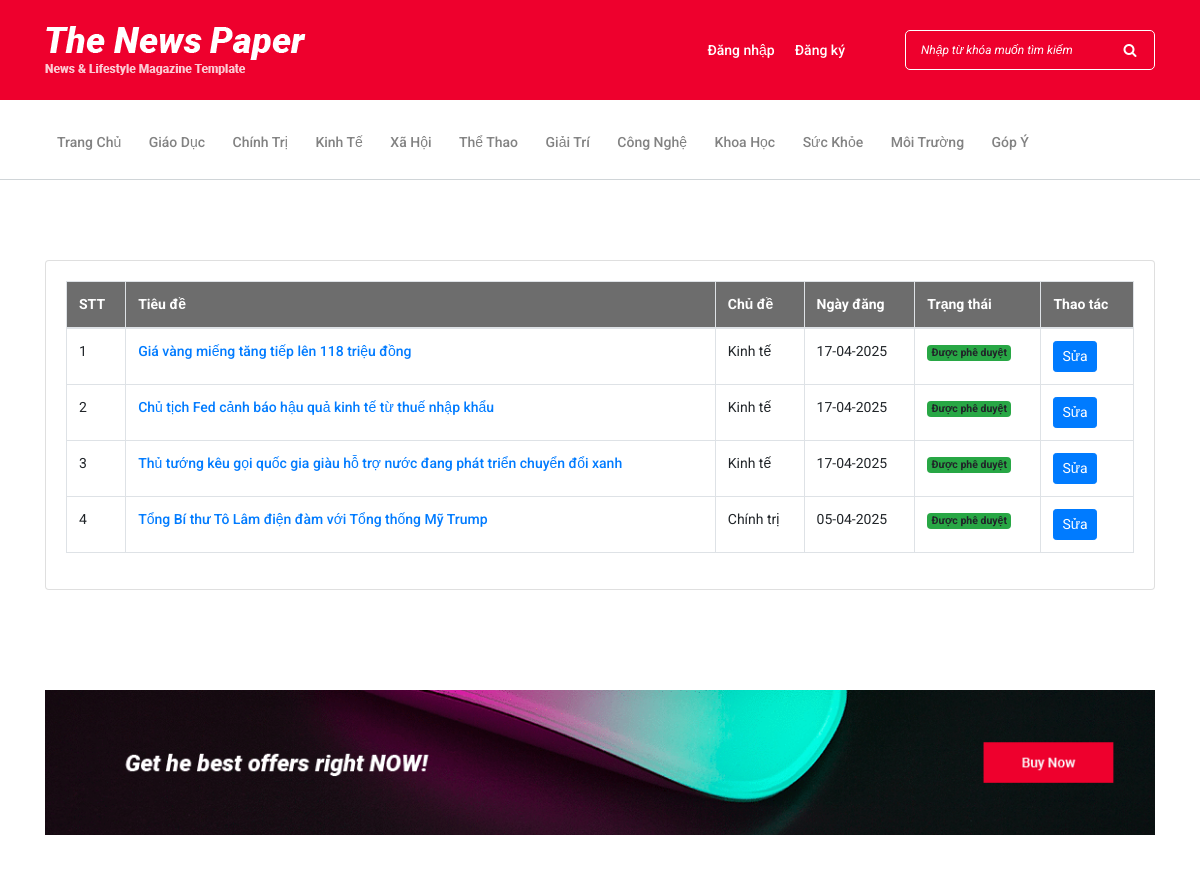
The app's page /user/danhsachbaiviet.php (signed in, upper part), older data.
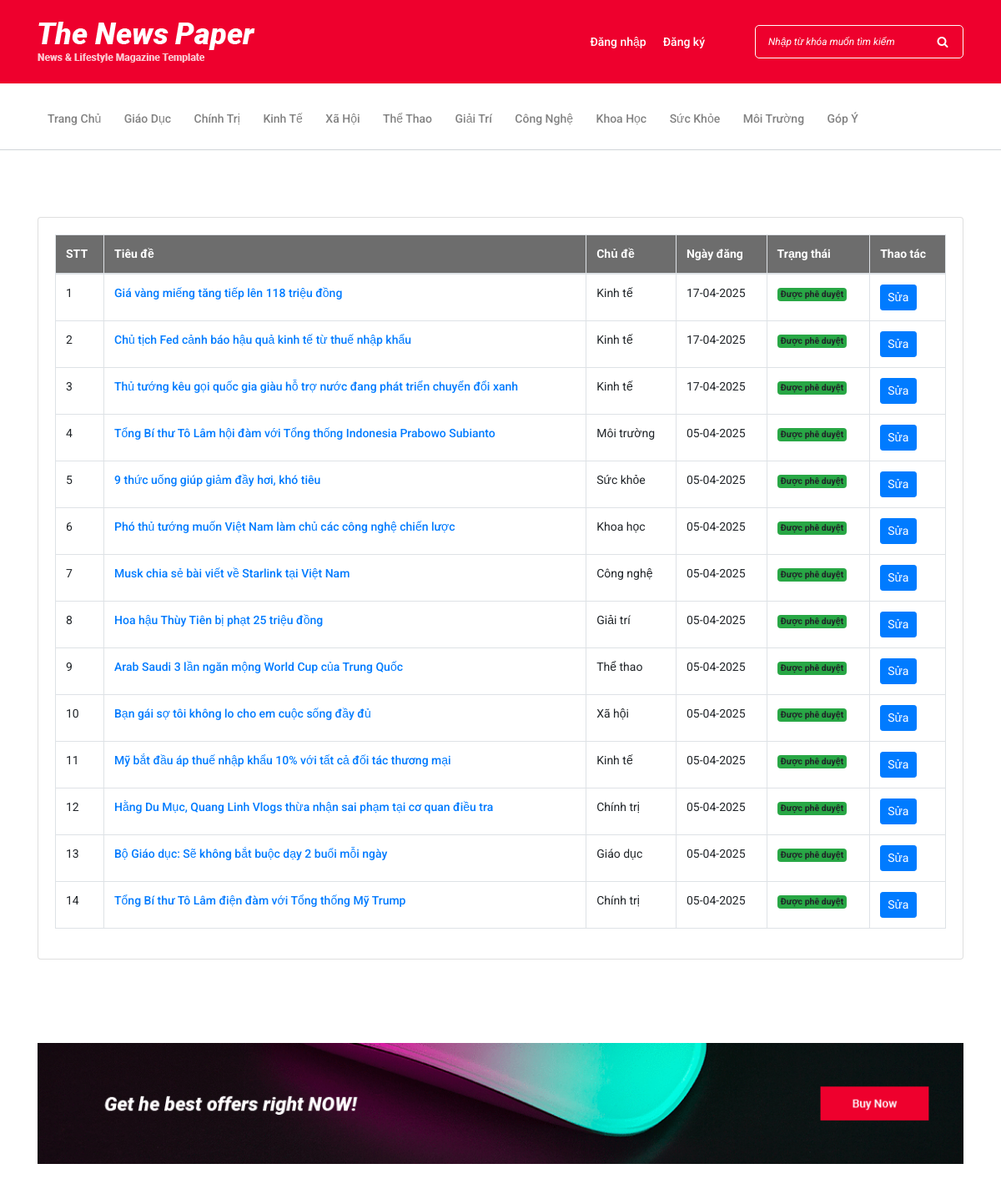
The same page, newer data.
### tables this page shows
CREATE TABLE `chude` (
  `id` int(11) NOT NULL,
  `ten` varchar(255) NOT NULL
);

CREATE TABLE `tintuc` (
  `id` int(11) NOT NULL,
  `chude_id` int(11) DEFAULT NULL,
  `tieude` varchar(255) NOT NULL,
  `anh` varchar(500) NOT NULL,
  `noidung` text DEFAULT NULL,
  `ngay` datetime NOT NULL DEFAULT current_timestamp(),
  `nguoidung_id` int(11) NOT NULL,
  `trangthai` int(11) DEFAULT 1
);

### user/danhsachbaiviet.php (the view, shortened to what this page needs)
<!DOCTYPE html>
<html lang="en">
  <head>
  <?php include('inc/head.php')?>
  </head>
  <body>
    <?php include('inc/header.php')?>
    <div class="popular-news-area section-padding-80-50">
  <div class="container">
    <div class="row justify-content-center">
      <div class="col-12">
        <div class="card">
          <div class="card-body">
            <table id="datatablesSimple" class="table table-bordered">
              <thead>
                <tr style="background-color : #6D6D6D; color: #fff;">
                  <th>STT</th>
                  <th>Tiêu đề</th>
                  <th>Chủ đề</th>
                  <th>Ngày đăng</th>
                  <th>Trạng thái</th>
                  <th>Thao tác</th>
                </tr>
              </thead>
              <tbody>
                <?php
                $userid = $_SESSION['id'];
                $query = "SELECT a.*, b.ten
          FROM tintuc a
          JOIN chude b ON a.chude_id = b.id
          JOIN nguoidung c ON a.nguoidung_id = c.id
          WHERE a.nguoidung_id = '$userid'
          ORDER BY a.id DESC";
                $result = mysqli_query($connect, $query);
                $stt = 1;
                while ($arUser = mysqli_fetch_array($result, MYSQLI_ASSOC)) {
                ?>
                <tr>
                  <td><?= $stt++ ?></td>
                  <td>
                    <a href="chitiet.php?id=<?= $arUser['id'] ?>" class="text-decoration-none text-primary" target="_blank">
    <?= htmlspecialchars($arUser['tieude']) ?>
</a>
                  </td>
                  <td><?= $arUser["ten"] ?></td>
                  <td><?= date("d-m-Y", strtotime($arUser["ngay"])) ?></td>
                  <td>
                      <?php if ($arUser["trangthai"] == 0): ?>
                          <span class="badge bg-warning text-dark">Chờ phê duyệt</span>
                      <?php else: ?>
                          <span class="badge bg-success">Được phê duyệt</span>
                      <?php endif; ?>
                  </td>
                  <td>
                    <a class="btn btn-sm btn-primary" href="chinhsuabaiviet.php?id=<?= $arUser['id'] ?>">Sửa</a>
                  </td>
                </tr>
                <?php } ?>
              </tbody>
            </table>
          </div>
        </div>
      </div>
    </div>
  </div>
</div>
    <?php include('inc/footer.php')?>
  </body>
</html>

### user/inc/header.php (shortened to what this page needs)
<?php
include('../admin/inc/connect.php');
?>
<header class="header-area">
<div class="top-header-area">
    <div class="container">
        <div class="row">
            <div class="col-12">
                <div class="top-header-content d-flex align-items-center justify-content-between">
                    <div class="logo">
                        <a href="index.php"><img src="img/core-img/logo.png" alt=""></a>
                    </div>
                    <div class="login-search-area d-flex align-items-center">
                        <?php if (empty($_SESSION['taikhoan'])) { ?>
                        <div class="login d-flex">
                            <a href="dangnhap.php">Đăng nhập</a>
                            <a href="dangnhap.php">Đăng ký</a>
                        </div>
                        <?php } ?>
                        <div class="search-form">
                            <form action="timkiem.php" method="post">
                                <input type="search" name="keyword" class="form-control" placeholder="Nhập từ khóa muốn tìm kiếm">
                                <button type="submit"><i class="fa fa-search" aria-hidden="true"></i></button>
                            </form>
                        </div>
                    </div>
                </div>
            </div>
        </div>
    </div>
</div>
<div class="newspaper-main-menu" id="stickyMenu">
    <div class="classy-nav-container breakpoint-off">
        <div class="container">
            <nav class="classy-navbar justify-content-between" id="newspaperNav">
                <div class="classy-menu">
                    <div class="classynav">
                        <ul>
                            <li ><a href="index.php">Trang chủ</a></li>
                            <?php
                            $chude = mysqli_query($connect, "SELECT * FROM chude");
                            while ($chudes = mysqli_fetch_array($chude, MYSQLI_ASSOC)) {
                            ?>
                            <li ><a href="chude.php?id=<?php echo $chudes['id'] ?>"><?php echo $chudes['ten'] ?></a></li>
                            <?php } ?>
                            <li ><a href="gopy.php">Góp ý</a></li>
                        </ul>
                    </div>
                </div>
            </nav>
        </div>
    </div>
</div>
</header>

Row changes from the older to the newer data that the page shows:
now on this page (row edited): tintuc: tieude "Tổng Bí thư Tô Lâm hội đàm với Tổng thống Indonesia Prabowo Subianto", chude.ten "Môi trường", ngay "05-04-2025", trangthai "Được phê duyệt"
now on this page (row edited): tintuc: tieude "9 thức uống giúp giảm đầy hơi, khó tiêu", chude.ten "Sức khỏe", ngay "05-04-2025", trangthai "Được phê duyệt"
now on this page (row edited): tintuc: tieude "Phó thủ tướng muốn Việt Nam làm chủ các công nghệ chiến lược", chude.ten "Khoa học", ngay "05-04-2025", trangthai "Được phê duyệt"
now on this page (row edited): tintuc: tieude "Musk chia sẻ bài viết về Starlink tại Việt Nam", chude.ten "Công nghệ", ngay "05-04-2025", trangthai "Được phê duyệt"
now on this page (row edited): tintuc: tieude "Hoa hậu Thùy Tiên bị phạt 25 triệu đồng", chude.ten "Giải trí", ngay "05-04-2025", trangthai "Được phê duyệt"
now on this page (row edited): tintuc: tieude "Arab Saudi 3 lần ngăn mộng World Cup của Trung Quốc", chude.ten "Thể thao", ngay "05-04-2025", trangthai "Được phê duyệt"
now on this page (row edited): tintuc: tieude "Bạn gái sợ tôi không lo cho em cuộc sống đầy đủ", chude.ten "Xã hội", ngay "05-04-2025", trangthai "Được phê duyệt"
now on this page (row edited): tintuc: tieude "Mỹ bắt đầu áp thuế nhập khẩu 10% với tất cả đối tác thương mại", chude.ten "Kinh tế", ngay "05-04-2025", trangthai "Được phê duyệt"
now on this page (row edited): tintuc: tieude "Hằng Du Mục, Quang Linh Vlogs thừa nhận sai phạm tại cơ quan điều tra", chude.ten "Chính trị", ngay "05-04-2025", trangthai "Được phê duyệt"
now on this page (row edited): tintuc: tieude "Bộ Giáo dục: Sẽ không bắt buộc dạy 2 buổi mỗi ngày", chude.ten "Giáo dục", ngay "05-04-2025", trangthai "Được phê duyệt"
